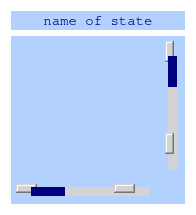
<?xml version="1.0" encoding="UTF-8"?>
<ui version="4.0">
 <class>StateFSMWidget</class>
 <widget class="QWidget" name="StateFSMWidget">
  <property name="geometry">
   <rect>
    <x>0</x>
    <y>0</y>
    <width>196</width>
    <height>215</height>
   </rect>
  </property>
  <property name="baseSize">
   <size>
    <width>0</width>
    <height>0</height>
   </size>
  </property>
  <property name="windowTitle">
   <string>Form</string>
  </property>
  <property name="styleSheet">
   <string notr="true">QWidget{
background: #b3d1ff/*#F0F5FF*/
}

QWidget#StateFSMWidget{
background: white
}

QPushButton{
color:navy;
background:#b3d1ff;
border: 3px solid #b3d1ff;
}

QLabel{
color: navy;
font:14px;
}


QScrollArea{
border: 5px solid #b3d1ff;
}

QScrollArea::corner {
    background: transparent;
}

QScrollBar::vertical
    {
        background-color:  lightgray;
        width: 15px;
        margin: 15px 3px 15px 3px;
		 border:0px;
    }
QScrollBar::horizontal
    {
        background-color:  lightgray;
        height: 15px;
        margin: 3px 15px 3px 15px;
		 border:0px;
    }

QScrollBar::handle
    {
        background-color: navy;
        min-height: 5px;
    }

QScrollBar::sub-line:vertical
    {
        margin: 0px 0px 3px 0px;
		 border-image: url(:/arrows/img/up.svg);
		 border-width:0px;
		 background-color:transparent;
	    height: 10px;
        width: 9px;
        subcontrol-position: top;
        subcontrol-origin: margin;
    }
QScrollBar::add-line:vertical
    {
        margin: 3px 0px 0px 0px;
		 border-image: url(:/arrows/img/down.svg);
		 border-width:0px;
		 background-color:transparent;
        height: 10px;
        width: 9px;
        subcontrol-position: bottom;
        subcontrol-origin: margin;
    }


QScrollBar::sub-line:horizontal
    {
        margin: 0px 3px 0px 0px;
		 border-image: url(:/arrows/img/left.svg);
		 border-width:0px;
		 background-color:transparent;
	    height: 9px;
        width: 10px;
        subcontrol-position: left;
        subcontrol-origin: margin;
    }
QScrollBar::add-line:horizontal
    {
        margin: 0px 0px 0px 3px;
		 border-image: url(:/arrows/img/right.svg);
		 border-width:0px;
		 background-color:transparent;
        height: 9px;
        width: 10px;
        subcontrol-position: right;
        subcontrol-origin: margin;
    }


QTextEdit, QListView {
    background-attachment: scroll;
}
</string>
  </property>
  <layout class="QVBoxLayout" name="verticalLayout">
   <item>
    <widget class="QLabel" name="name">
     <property name="font">
      <font>
       <family>Nimbus Mono PS</family>
       <pointsize>-1</pointsize>
       <italic>false</italic>
       <bold>false</bold>
      </font>
     </property>
     <property name="text">
      <string>name of state</string>
     </property>
     <property name="alignment">
      <set>Qt::AlignCenter</set>
     </property>
    </widget>
   </item>
   <item>
    <widget class="QScrollArea" name="scrollArea">
     <property name="frameShape">
      <enum>QFrame::Box</enum>
     </property>
     <property name="frameShadow">
      <enum>QFrame::Plain</enum>
     </property>
     <property name="lineWidth">
      <number>5</number>
     </property>
     <property name="widgetResizable">
      <bool>true</bool>
     </property>
     <widget class="QWidget" name="scrollAreaWidgetContents">
      <property name="geometry">
       <rect>
        <x>0</x>
        <y>0</y>
        <width>518</width>
        <height>518</height>
       </rect>
      </property>
      <layout class="QVBoxLayout" name="verticalLayout_2">
       <item>
        <widget class="QLabel" name="label_2">
         <property name="minimumSize">
          <size>
           <width>500</width>
           <height>500</height>
          </size>
         </property>
         <property name="text">
          <string>TextLabel</string>
         </property>
        </widget>
       </item>
      </layout>
     </widget>
    </widget>
   </item>
  </layout>
 </widget>
 <resources/>
 <connections/>
</ui>
